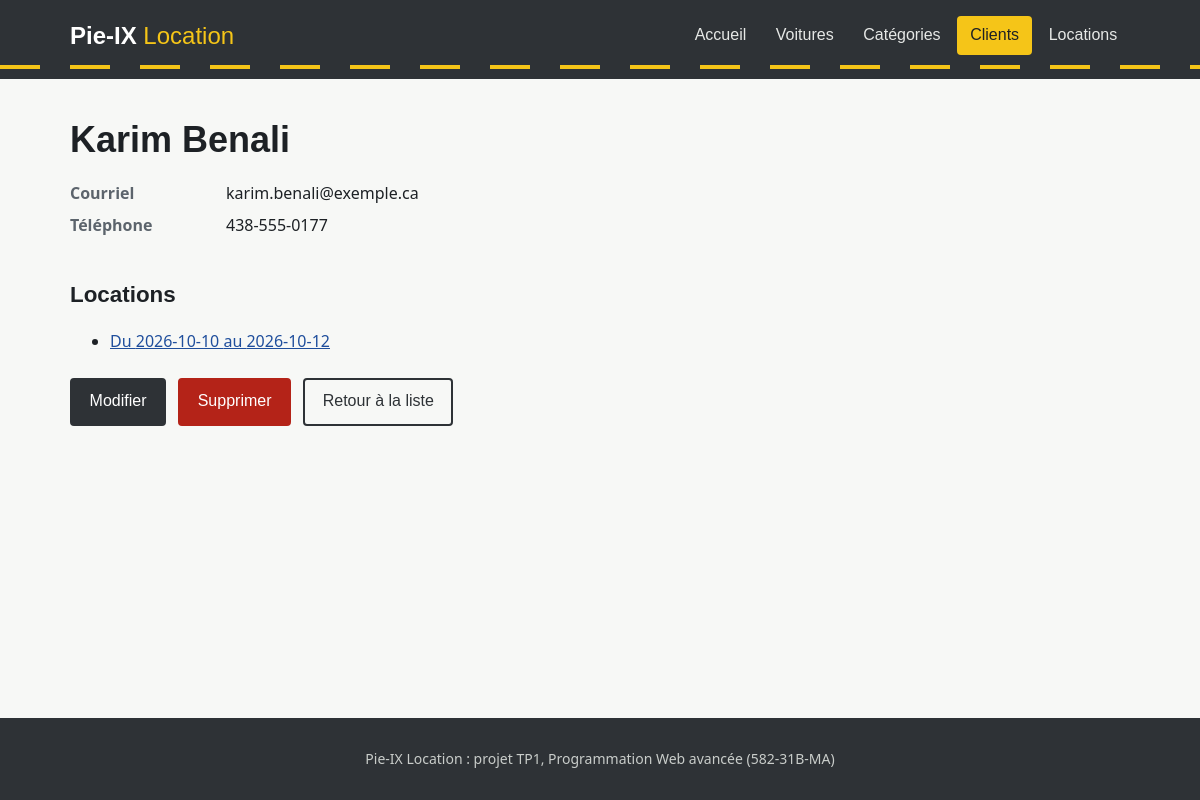
The app's page /client-show.php?id=2 with its own data.
### tables this page shows
CREATE TABLE client (
    id        INT AUTO_INCREMENT PRIMARY KEY,
    prenom    VARCHAR(50)  NOT NULL,
    nom       VARCHAR(50)  NOT NULL,
    courriel  VARCHAR(100) NOT NULL UNIQUE,
    telephone VARCHAR(20)
);

CREATE TABLE location (
    id         INT AUTO_INCREMENT PRIMARY KEY,
    client_id  INT  NOT NULL,
    date_debut DATE NOT NULL,
    date_fin   DATE NOT NULL,
    CONSTRAINT fk_location_client FOREIGN KEY (client_id)
        REFERENCES client(id) ON UPDATE CASCADE ON DELETE CASCADE
);

### Classe/CRUD.php (called while the page is built, shortened)
<?php
class CRUD extends PDO {
    public function selectId(string $table, int|string $value, $field = 'id'):bool|array{
        $sql = "SELECT * FROM $table WHERE $field = :$field";
        $stmt = $this->prepare($sql);
        $stmt->bindValue(":$field", $value);
        $stmt->execute();
        if($stmt->rowCount() == 1){
            return $stmt->fetch();
        }
        return false;
    }
}

### inc/fonctions.php (called while the page is built, shortened)
<?php
function e($valeur):string{
    return htmlspecialchars((string) $valeur, ENT_QUOTES, 'UTF-8');
}

### Classe/Client.php (called while the page is built, shortened)
<?php
require_once(__DIR__.'/CRUD.php');
class Client extends CRUD {
    public function selectLocations(int $clientId):array{
        $sql = "SELECT * FROM location WHERE client_id = :id ORDER BY date_debut DESC";
        $stmt = $this->prepare($sql);
        $stmt->bindValue(':id', $clientId);
        $stmt->execute();
        return $stmt->fetchAll();
    }
}

### client-show.php (the view, shortened to what this page needs)
<?php
require_once('Classe/Client.php');
require_once('inc/fonctions.php');
$client = new Client;
$c = $client->selectId('client', $_GET['id']);
$locations = $client->selectLocations($c['id']);
require_once('inc/header.php');
?>
<div class="fiche">
    <h1><?= e($c['prenom'].' '.$c['nom']) ?></h1>
    <dl>
        <dt>Courriel</dt><dd><?= e($c['courriel']) ?></dd>
        <dt>Téléphone</dt><dd><?= e($c['telephone']) ?></dd>
    </dl>
    <h2>Locations</h2>
    <?php if(!$locations){ ?>
        <p class="vide">Aucune location pour ce client.</p>
    <?php }else{ ?>
        <ul>
        <?php foreach($locations as $l){ ?>
            <li><a href="location-show.php?id=<?= $l['id'] ?>">Du <?= $l['date_debut'] ?> au <?= $l['date_fin'] ?></a></li>
        <?php } ?>
        </ul>
    <?php } ?>
    <div class="actions">
        <a href="client-edit.php?id=<?= $c['id'] ?>" class="btn">Modifier</a>
        <form action="client-delete.php" method="post" onsubmit="return confirm('Supprimer ce client et toutes ses locations ?')">
            <input type="submit" value="Supprimer" class="btn btn--danger">
        </form>
        <a href="client-index.php" class="btn btn--sobre">Retour à la liste</a>
    </div>
</div>
<?php require_once('inc/footer.php'); ?>

### css/style.css (style rules this page uses)
:root { --asphalte: #2e3236; --ligne: #f5c518; --papier: #f7f8f6; --encre: #1d2125; --gris: #5c646c; --bordure: #d7dbd8; --plaque: #1f4e9c; --danger: #b42318; --succes: #1e7b4a; --signal: Bahnschrift, "DIN Alternate", "Arial Narrow", sans-serif; --texte: system-ui, -apple-system, "Segoe UI", Roboto, sans-serif; }
* { box-sizing: border-box; }
body { margin: 0; background: var(--papier); color: var(--encre); font: 1rem/1.55 var(--texte); min-height: 100vh; display: flex; flex-direction: column; }
h1, h2, .logo, nav a, .btn, th { font-family: var(--signal); }
h1 { font-size: 2.25rem; line-height: 1.15; margin: 0 0 1.25rem; font-weight: 700; }
h2 { font-size: 1.4rem; margin: 2.5rem 0 1rem; }
a { color: var(--plaque); }
.btn { display: inline-block; background: var(--asphalte); color: #fff; border: 2px solid var(--asphalte); padding: .6rem 1.1rem; border-radius: 4px; font-size: 1rem; text-decoration: none; cursor: pointer; }
.btn--sobre { background: transparent; color: var(--asphalte); }
.actions { display: flex; flex-wrap: wrap; gap: .75rem; margin-top: 1.5rem; }
input, select, textarea { width: 100%; font: inherit; padding: .55rem .7rem; border: 1px solid #b9bfbb; border-radius: 4px; background: #fff; }
.fiche { max-width: 640px; }
.fiche dl { display: grid; grid-template-columns: 140px 1fr; gap: .5rem 1rem; margin: 1.25rem 0; }
.fiche dt { font-weight: 600; color: var(--gris); }
.fiche dd { margin: 0; }
.actions form { display: inline; }
.btn--danger { background: var(--danger); border-color: var(--danger); }
input[type="submit"] { width: auto; }

### records on screen
client: prenom+nom "Karim Benali", courriel "karim.benali@exemple.ca", telephone "438-555-0177"
location: date_debut "2026-10-10", date_fin "2026-10-12"

### other values on screen
$lien[1] "Accueil"
$lien[1] "Voitures"
$lien[1] "Catégories"
$lien[1] "Clients"
$lien[1] "Locations"
